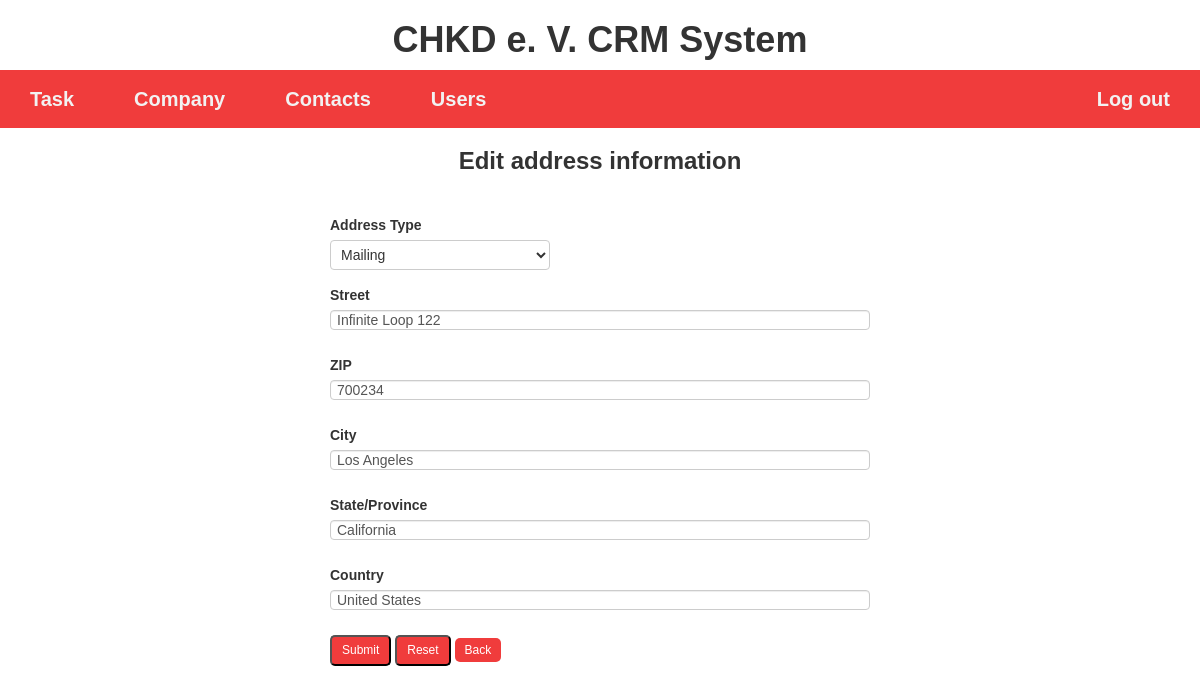
The page /content/edit_company_address.php?company_id=2&address_id=2 on the database its author committed.
### tables this page shows
CREATE TABLE IF NOT EXISTS `address` (
  `address_id` INT(11) NOT NULL AUTO_INCREMENT,
  `type` ENUM('Invoice', 'Shipping', 'Site', 'Mailing') NOT NULL,
  `street` VARCHAR(100) NOT NULL,
  `city` VARCHAR(100) NOT NULL,
  `state` VARCHAR(30) NOT NULL,
  `zip` VARCHAR(10) NOT NULL,
  `country` VARCHAR(40) NOT NULL,
  PRIMARY KEY (`address_id`));

CREATE TABLE IF NOT EXISTS `company` (
  `company_id` INT(11) NOT NULL AUTO_INCREMENT,
  `name_de` VARCHAR(150) NOT NULL  ,
  `website` VARCHAR(255) NULL  ,
  `c_tel` VARCHAR(20) NOT NULL  ,
  `c_email` VARCHAR(150) NOT NULL  ,
  `service_region` ENUM('EU', 'Western Europe', 'Germany and German-speaking region', 'Other') NOT NULL,
  `employee_count` INT(8) NULL,
  `registration_nr` VARCHAR(15) NULL  ,
  `annual_revenue` VARCHAR(20) NULL,
  `c_remark` TEXT NULL,
  `c_date_added` DATETIME NOT NULL DEFAULT NOW(),
  `member_type` ENUM('Board', 'Counsil', 'Class A', 'Class B', 'Automotive Committee', 'Support', 'Not') NOT NULL,
  `industry` ENUM('Agro', 'Metal', 'Automobile', 'Construction', 'Pharma', 'Publishing', 'Finance', 'Media', 'Electronics', 'Logistic', 'IT', 'Energy', 'Other') NOT NULL,
  `parent_company` INT(11) NULL,
  PRIMARY KEY (`company_id`),
  CONSTRAINT `parent_company`
    FOREIGN KEY (`parent_company`)
    REFERENCES `company` (`company_id`)
    ON DELETE SET NULL);

### content/edit_company_address.php (the view, shortened to what this page needs)
<?php
  require_once('../conn.php');
  $company_id = isset($_GET['company_id'])? $_GET['company_id'] : '';
  $address_id = isset($_GET['address_id'])? $_GET['address_id'] : '';
  $sql = "SELECT * FROM company natural join address natural join company_address where company_id = '$company_id' AND address_id = '$address_id' ";
  $result = mysqli_query($conn, $sql);
  $row = mysqli_fetch_assoc($result);
?>
<?php include_once ('../page/head.php') ?>
<h1 style="text-align: center; font-weight:bolder;">CHKD e. V. CRM System</h1>
<?php include_once ('../page/menu.php') ?>
<h3 style="text-align: center; font-weight:bolder;"><b> Edit address information</b></h3>
<form method="post" action="update_company_address.php" class="wrapper1">
  <div class="form-group">
    <label>Address Type</label>
    <br>
    <select name="type" value="<?php echo $row['type']; ?>">
      <option value="Mailing" <?php if($row['type'] == 'Mailing') echo 'selected="selected"'; ?>>Mailing</option>
    </select>
  </div>
  <div class="form-group">
    <label>Street</label>
    <input type="text" name="street" class="form-control" value="<?php echo isset ($row['street'])?$row['street']:''; ?>">
  </div>
  <div class="form-group">
    <label>ZIP</label>
    <input type="text" name="zip" class="form-control" value="<?php echo isset ($row['zip'])?$row['zip']:''; ?>">
  </div>
  <div class="form-group">
    <label>City</label>
    <input type="text" name="city" class="form-control" value="<?php echo isset ($row['city'])?$row['city']:''; ?>">
  </div>
  <div class="form-group">
    <label>State/Province</label>
    <input type="text" name="state" class="form-control" value="<?php echo isset ($row['state'])?$row['state']:''; ?>">
  </div>
  <div class="form-group">
    <label>Country</label>
    <input type="text" name="country" class="form-control" value="<?php echo isset ($row['country'])?$row['country']:''; ?>">
  </div>
  <div class="form-group">
    <input type="submit" name="submit" class="btnsml" value="Submit">
    <input type="reset" class="btnsml" value="Reset">
    <a href="company_address.php?company_id=<?php echo $row['company_id']?>" class="btnsml">Back</a>
  </div>
</form>

### page/head.php (style rules this page uses)
.wrapper1 { width: 600px; padding: 30px; margin-left: auto; margin-right: auto; }
body { margin:0; font-family: Arial, Helvetica, sans-serif; }
.btnsml { -webkit-border-radius: 10; -moz-border-radius: 10; border-radius: 5px; font-family: Arial; color: #ffffff; font-size: 12px; background: #f03c3c; padding: 5px 10px 5px 10px; text-decoration: none; }

### rows shown on the page
address: type "Mailing"
company: street "Infinite Loop 122", zip "700234", city "Los Angeles", state "California", country "United States"
